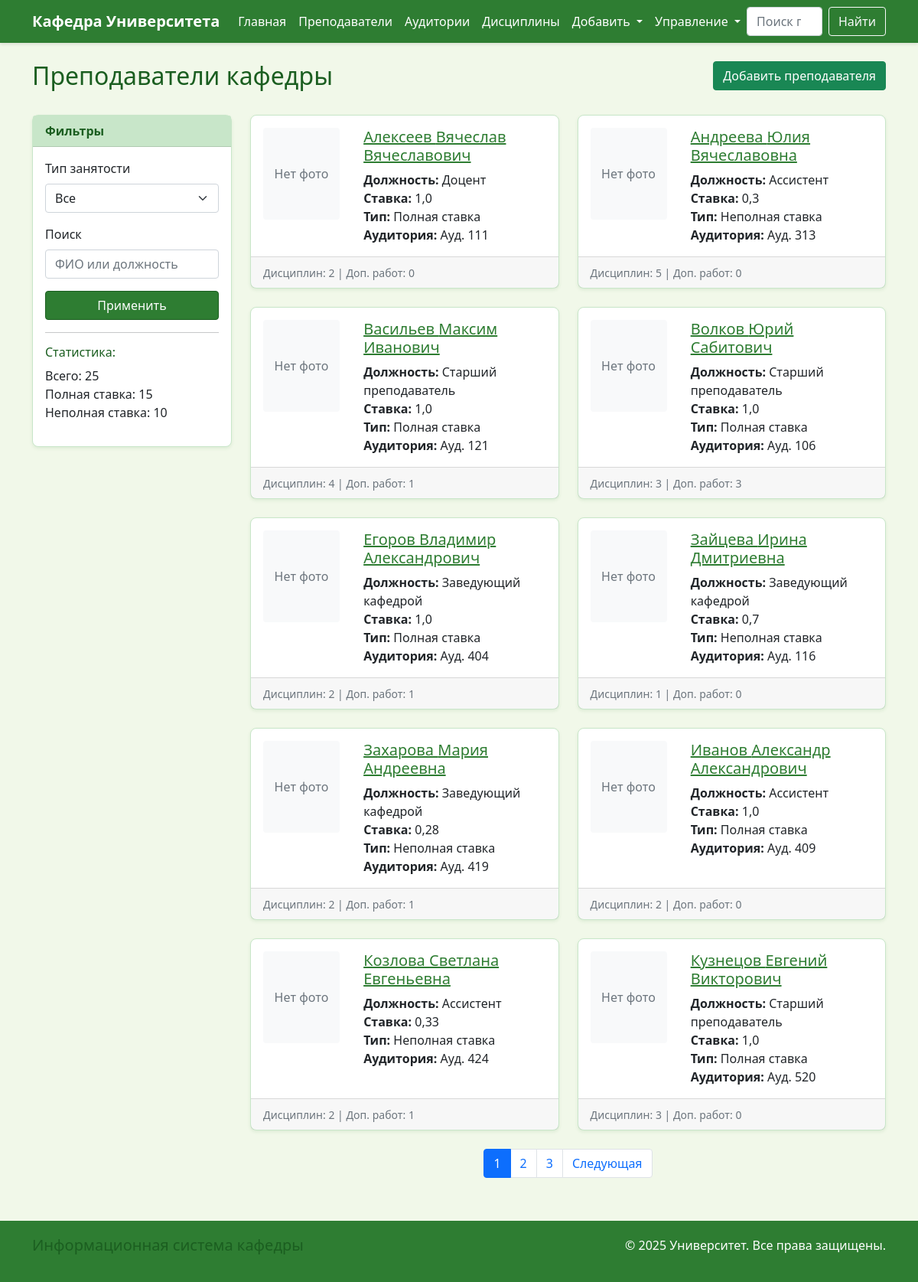
Screenshot of /teachers/ with the database file from the repository.
### department/models.py (models this page shows, shortened)
class Teacher(models.Model):
    last_name = models.CharField(max_length=100, verbose_name="Фамилия")
    first_name = models.CharField(max_length=100, verbose_name="Имя")
    middle_name = models.CharField(max_length=100, verbose_name="Отчество", blank=True)
    email = models.EmailField(verbose_name="Email")
    phone = models.CharField(max_length=20, verbose_name="Телефон")
    position = models.CharField(max_length=100, verbose_name="Должность")
    academic_degree = models.CharField(max_length=100, verbose_name="Ученая степень", blank=True)
    employment_date = models.DateField(verbose_name="Дата приема на работу")
    FULL_TIME = 'full'
    PART_TIME = 'part'
    EMPLOYMENT_CHOICES = [
        (FULL_TIME, 'Полная ставка'),
        (PART_TIME, 'Неполная ставка'),
    ]
    employment_type = models.CharField(
        max_length=10,
        choices=EMPLOYMENT_CHOICES,
        default=FULL_TIME,
        verbose_name="Тип занятости"
    )
    rate = models.FloatField(
        verbose_name="Ставка",
        validators=[MinValueValidator(0.1), MaxValueValidator(1.0)],
        default=1.0
    )
    workplace = models.ForeignKey(
        Classroom,
        on_delete=models.SET_NULL,
        null=True,
        blank=True,
        verbose_name="Рабочее место",
        unique=True
    )
    disciplines = models.ManyToManyField(Discipline, verbose_name="Дисциплины", blank=True)
    additional_works = models.ManyToManyField(
        AdditionalWorkType,
        through='TeacherAdditionalWork',
        verbose_name="Дополнительные работы",
        blank=True
    )
    notes = models.TextField(verbose_name="Примечания", blank=True)
    photo = models.ImageField(upload_to='teachers/', verbose_name="Фотография", blank=True, null=True)
    class Meta:
        verbose_name = "Преподаватель"
        verbose_name_plural = "Преподаватели"
        ordering = ['last_name', 'first_name']
    def get_employment_type_display_name(self):
        return dict(self.EMPLOYMENT_CHOICES)[self.employment_type]

class Classroom(models.Model):
    room_number = models.CharField(max_length=10, verbose_name="Номер аудитории", unique=True)
    capacity = models.IntegerField(verbose_name="Вместимость", default=25)
    description = models.TextField(verbose_name="Описание", blank=True)
    class Meta:
        verbose_name = "Аудитория"
        verbose_name_plural = "Аудитории"
        ordering = ['room_number']
    def __str__(self):
        return f"Ауд. {self.room_number}"

### department/views.py (the view, shortened to what this page needs)
# urls.py: path('teachers/', views.TeacherListView.as_view(), name='teacher_list'),
class TeacherListView(ListView):
    model = Teacher
    template_name = 'department/teacher_list.html'
    context_object_name = 'teachers'
    paginate_by = 10
    def get_queryset(self):
        queryset = Teacher.objects.all().order_by('last_name', 'first_name')
        employment_type = self.request.GET.get('employment_type')
        if employment_type:
            queryset = queryset.filter(employment_type=employment_type)
        search_query = self.request.GET.get('search')
        return queryset
    def get_context_data(self, **kwargs):
        context = super().get_context_data(**kwargs)
        context['total_count'] = Teacher.objects.count()
        context['full_time_count'] = Teacher.objects.filter(employment_type='full').count()
        context['part_time_count'] = Teacher.objects.filter(employment_type='part').count()
        return context

### templates/department/teacher_list.html (shortened to what this page needs)
{% extends 'base.html' %}
{% block content %}
<div class="row mb-4">
    <div class="col-md-8">
        <h2>Преподаватели кафедры</h2>
    </div>
    <div class="col-md-4 text-end">
        <a href="{% url 'department:teacher_create' %}" class="btn btn-success">
             Добавить преподавателя
        </a>
    </div>
</div>
<div class="row">
    <div class="col-md-3">
        <div class="card mb-4">
            <div class="card-header">
                Фильтры
            </div>
            <div class="card-body">
                <form method="get">
                    <div class="mb-3">
                        <label for="employment_type" class="form-label">Тип занятости</label>
                        <select class="form-select" id="employment_type" name="employment_type">
                            <option value="">Все</option>
                        </select>
                    </div>
                    <div class="mb-3">
                        <label for="search" class="form-label">Поиск</label>
                        <input type="text" class="form-control" id="search" name="search"
                               value="{{ request.GET.search }}" placeholder="ФИО или должность">
                    </div>
                    <button type="submit" class="btn btn-primary w-100">Применить</button>
                </form>
                <hr>
                <div class="mt-3">
                    <h6>Статистика:</h6>
                    <ul class="list-unstyled">
                        <li>Всего: {{ total_count }}</li>
                        <li>Полная ставка: {{ full_time_count }}</li>
                        <li>Неполная ставка: {{ part_time_count }}</li>
                    </ul>
                </div>
            </div>
        </div>
    </div>
    <div class="col-md-9">
        <div class="row">
            {% for teacher in teachers %}
            <div class="col-md-6 mb-4">
                <div class="card h-100">
                    <div class="card-body">
                        <div class="row">
                            <div class="col-4">
                                {% if teacher.photo %}
                                <img src="{{ teacher.photo.url }}" alt="{{ teacher.full_name }}"
                                     class="img-fluid rounded" style="max-height: 120px;">
                                {% else %}
                                <div class="bg-light rounded d-flex align-items-center justify-content-center"
                                     style="width: 100px; height: 120px;">
                                    <span class="text-muted">Нет фото</span>
                                </div>
                                {% endif %}
                            </div>
                            <div class="col-8">
                                <h5 class="card-title">
                                    <a href="{% url 'department:teacher_detail' teacher.pk %}">
                                        {{ teacher.last_name }} {{ teacher.first_name }} {{ teacher.middle_name }}
                                    </a>
                                </h5>
                                <p class="card-text">
                                    <strong>Должность:</strong> {{ teacher.position }}<br>
                                    <strong>Ставка:</strong> {{ teacher.rate }}<br>
                                    <strong>Тип:</strong> {{ teacher.get_employment_type_display_name }}<br>
                                    {% if teacher.workplace %}
                                    <strong>Аудитория:</strong> {{ teacher.workplace }}<br>
                                    {% endif %}
                                </p>
                            </div>
                        </div>
                    </div>
                    <div class="card-footer">
                        <small class="text-muted">
                            Дисциплин: {{ teacher.disciplines.count }} |
                            Доп. работ: {{ teacher.additional_works.count }}
                        </small>
                    </div>
                </div>
            </div>
            {% empty %}
            <div class="col-12">
                <div class="alert alert-info">
                    Преподаватели не найдены.
                </div>
            </div>
            {% endfor %}
        </div>
        {% if is_paginated %}
        <nav aria-label="Page navigation">
            <ul class="pagination justify-content-center">
                {% for num in page_obj.paginator.page_range %}
                {% if page_obj.number == num %}
                <li class="page-item active">
                    <span class="page-link">{{ num }}</span>
                </li>
                {% elif num > page_obj.number|add:'-3' and num < page_obj.number|add:'3' %}
                <li class="page-item">
                    <a class="page-link" href="?page={{ num }}">{{ num }}</a>
                </li>
                {% endif %}
                {% endfor %}
                {% if page_obj.has_next %}
                <li class="page-item">
                    <a class="page-link" href="?page={{ page_obj.next_page_number }}">Следующая</a>
                </li>
                {% endif %}
            </ul>
        </nav>
        {% endif %}
    </div>
</div>
{% endblock %}

### templates/base.html (shortened to what this page needs)
<!DOCTYPE html>
<html lang="ru">
<head>
    <link href="https://cdn.jsdelivr.net/npm/bootstrap@5.1.3/dist/css/bootstrap.min.css" rel="stylesheet">
</head>
<body>
    <nav class="navbar navbar-expand-lg navbar-dark">
        <div class="container">
            <a class="navbar-brand" href="{% url 'department:home' %}">
                <strong>Кафедра Университета</strong>
            </a>
            <div class="collapse navbar-collapse" id="navbarNav">
                <ul class="navbar-nav me-auto">
                    <li class="nav-item">
                        <a class="nav-link" href="{% url 'department:home' %}">Главная</a>
                    </li>
                    <li class="nav-item">
                        <a class="nav-link" href="{% url 'department:teacher_list' %}">Преподаватели</a>
                    </li>
                    <li class="nav-item">
                        <a class="nav-link" href="{% url 'department:classroom_list' %}">Аудитории</a>
                    </li>
                    <li class="nav-item">
                        <a class="nav-link" href="{% url 'department:discipline_list' %}">Дисциплины</a>
                    </li>
                    <li class="nav-item dropdown">
                        <a class="nav-link dropdown-toggle" href="#" role="button" data-bs-toggle="dropdown">
                             Добавить
                        </a>
                    </li>
                    <li class="nav-item dropdown">
                        <a class="nav-link dropdown-toggle" href="#" role="button" data-bs-toggle="dropdown">
                             Управление
                        </a>
                    </li>
                </ul>
                <form class="d-flex" action="{% url 'department:teacher_list' %}" method="get">
                    <input class="form-control me-2" type="search" name="search" placeholder="Поиск преподавателя">
                    <button class="btn btn-outline-light" type="submit">Найти</button>
                </form>
            </div>
        </div>
    </nav>
    <main class="container mt-4">
        {% block content %}{% endblock %}
    </main>
    <footer class="footer">
        <div class="container">
            <div class="row">
                <div class="col-md-6">
                    <h5>Информационная система кафедры</h5>
                </div>
                <div class="col-md-6 text-md-end">
                    <p>© {% now "Y" %} Университет. Все права защищены.</p>
                </div>
            </div>
        </div>
    </footer>
</body>
</html>

### templates/base.html (style rules this page uses)
:root { --primary-green: #2e7d32; --light-green: #4caf50; --dark-green: #1b5e20; --lighter-green: #c8e6c9; --bg-green: #f1f8e9; }
body { background-color: var(--bg-green); font-family: 'Segoe UI', Tahoma, Geneva, Verdana, sans-serif; }
.navbar { background-color: var(--primary-green) !important; box-shadow: 0 2px 4px rgba(0,0,0,.1); }
.navbar-brand, .nav-link { color: white !important; }
.btn-primary { background-color: var(--primary-green); border-color: var(--dark-green); }
.card { border: 1px solid var(--lighter-green); border-radius: 8px; box-shadow: 0 2px 4px rgba(46, 125, 50, 0.1); }
.card-header { background-color: var(--lighter-green); color: var(--dark-green); font-weight: bold; }
.footer { background-color: var(--primary-green); color: white; padding: 20px 0; margin-top: 40px; }
h1, h2, h3, h4, h5, h6 { color: var(--dark-green); }
a { color: var(--primary-green); }

### rows the page displays
Teacher: photo "Нет фото", last_name "Алексеев", first_name "Вячеслав", middle_name "Вячеславович", position "Доцент", rate "1,0", get_employment_type_display_name "Полная ставка", workplace "Ауд. 111", disciplines.count "2", additional_works.count "0"
Teacher: photo "Нет фото", last_name "Андреева", first_name "Юлия", middle_name "Вячеславовна", position "Ассистент", rate "0,3", get_employment_type_display_name "Неполная ставка", workplace "Ауд. 313", disciplines.count "5", additional_works.count "0"
Teacher: photo "Нет фото", last_name "Васильев", first_name "Максим", middle_name "Иванович", position "Старший преподаватель", rate "1,0", get_employment_type_display_name "Полная ставка", workplace "Ауд. 121", disciplines.count "4", additional_works.count "1"
Teacher: photo "Нет фото", last_name "Волков", first_name "Юрий", middle_name "Сабитович", position "Старший преподаватель", rate "1,0", get_employment_type_display_name "Полная ставка", workplace "Ауд. 106", disciplines.count "3", additional_works.count "3"
Teacher: photo "Нет фото", last_name "Егоров", first_name "Владимир", middle_name "Александрович", position "Заведующий кафедрой", rate "1,0", get_employment_type_display_name "Полная ставка", workplace "Ауд. 404", disciplines.count "2", additional_works.count "1"
Teacher: photo "Нет фото", last_name "Зайцева", first_name "Ирина", middle_name "Дмитриевна", position "Заведующий кафедрой", rate "0,7", get_employment_type_display_name "Неполная ставка", workplace "Ауд. 116", disciplines.count "1", additional_works.count "0"
Teacher: photo "Нет фото", last_name "Захарова", first_name "Мария", middle_name "Андреевна", position "Заведующий кафедрой", rate "0,28", get_employment_type_display_name "Неполная ставка", workplace "Ауд. 419", disciplines.count "2", additional_works.count "1"
Teacher: photo "Нет фото", last_name "Иванов", first_name "Александр", middle_name "Александрович", position "Ассистент", rate "1,0", get_employment_type_display_name "Полная ставка", workplace "Ауд. 409", disciplines.count "2", additional_works.count "0"
Teacher: photo "Нет фото", last_name "Козлова", first_name "Светлана", middle_name "Евгеньевна", position "Ассистент", rate "0,33", get_employment_type_display_name "Неполная ставка", workplace "Ауд. 424", disciplines.count "2", additional_works.count "1"
Teacher: photo "Нет фото", last_name "Кузнецов", first_name "Евгений", middle_name "Викторович", position "Старший преподаватель", rate "1,0", get_employment_type_display_name "Полная ставка", workplace "Ауд. 520", disciplines.count "3", additional_works.count "0"

### other values shown
{{ total_count }} "25"
{{ full_time_count }} "15"
{{ part_time_count }} "10"
{{ num }} "1"
{{ num }} "2" "3"
